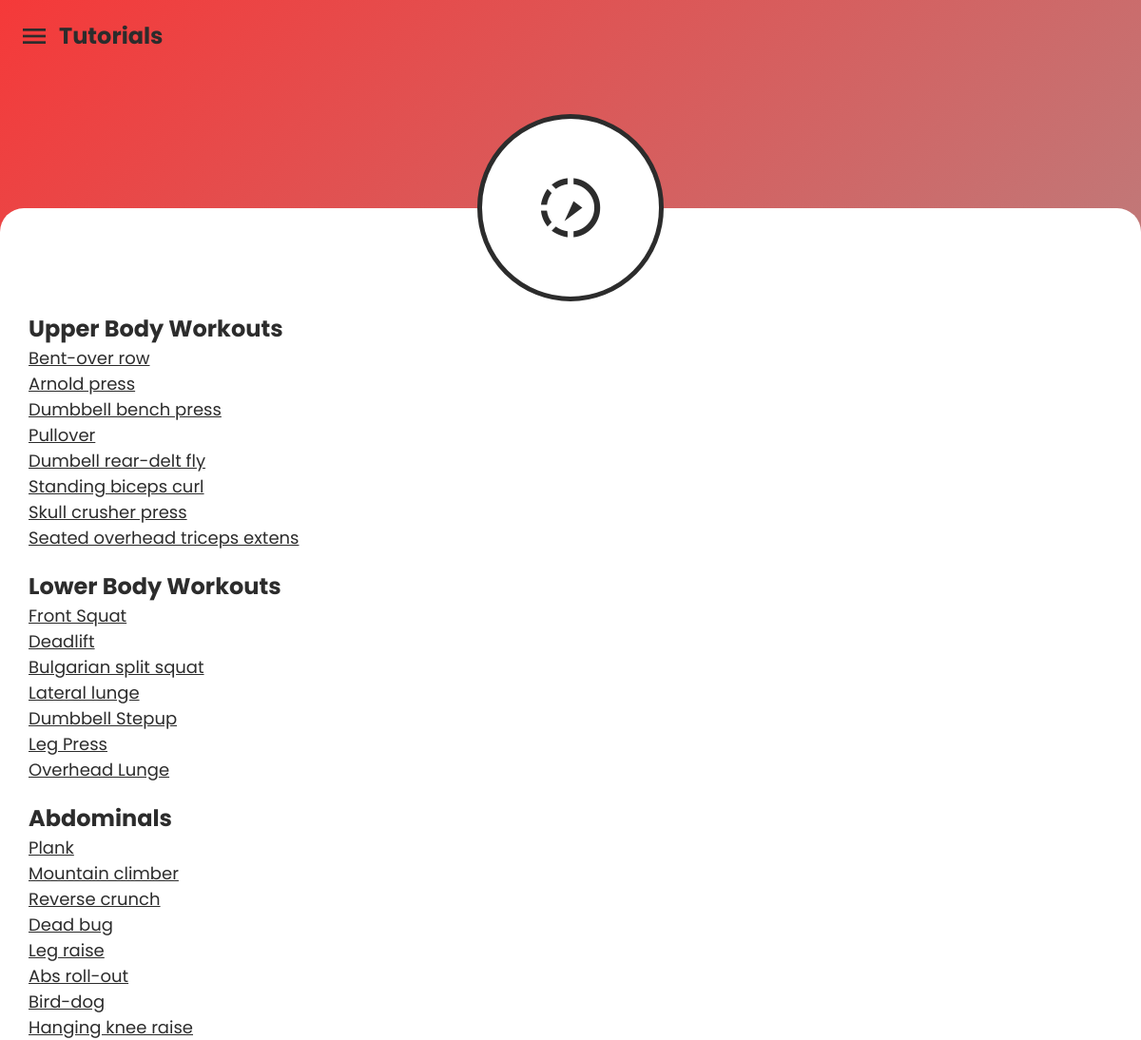
/mobile/pages/tutorial.php, run on an earlier commit of the app's database.
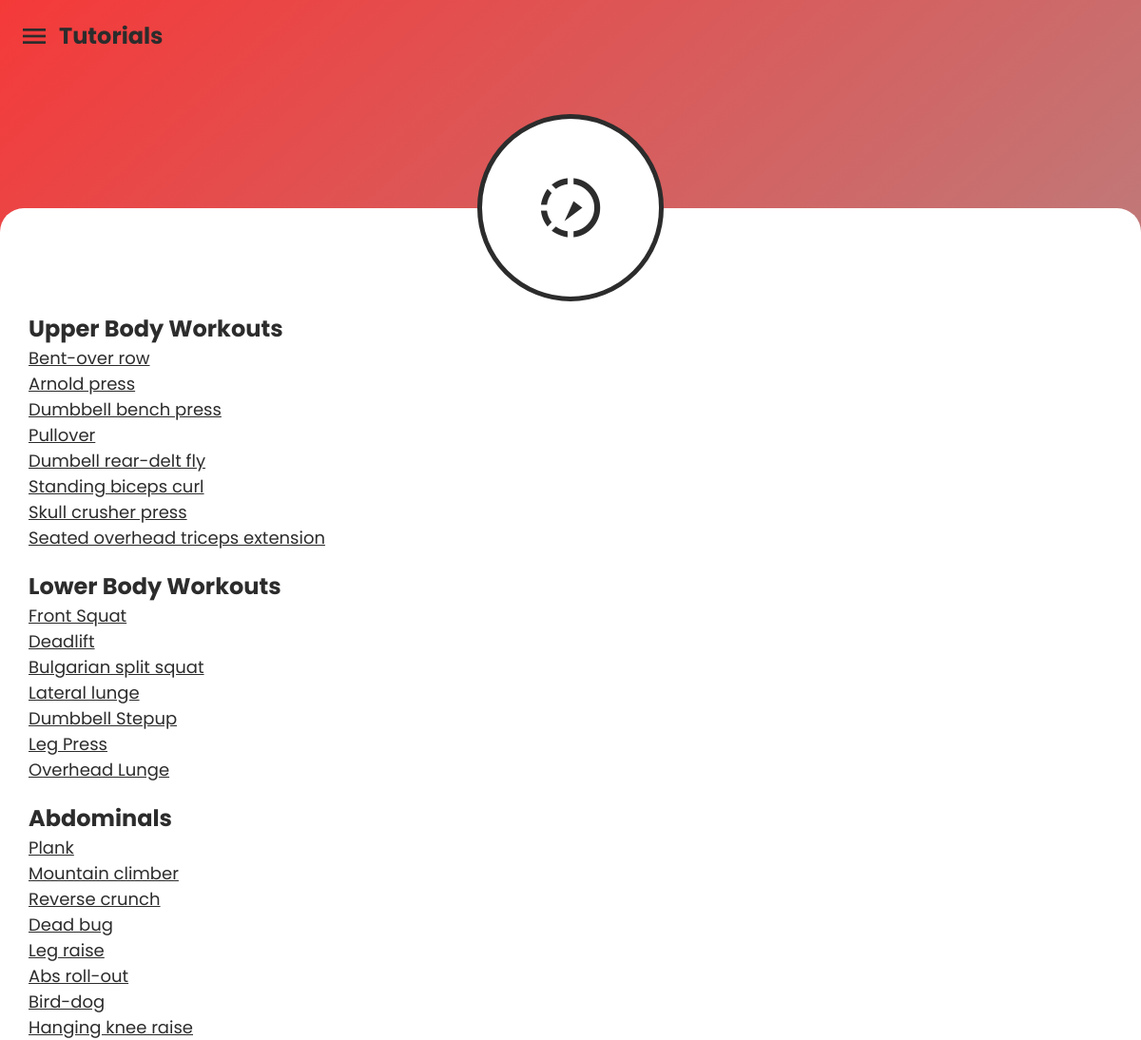
And on a later commit of the database.
### tables this page shows
CREATE TABLE `routines` (
  `routine_id` int(11) NOT NULL,
  `routine_name` varchar(100) NOT NULL,
  `routine_link` varchar(9999) DEFAULT NULL,
  `routine_type` enum('Upper Body','Lower Body','Abdominal') DEFAULT NULL,
  `routine_reps` int(11) DEFAULT NULL,
  `routine_sets` int(11) DEFAULT NULL
);

### mobile/pages/tutorial.php (the view, shortened to what this page needs)
<!DOCTYPE html>
<html lang="en">
<head>
  <link rel="stylesheet" href="./../css/default.css">
</head>
<body>
  <main>
    <div class="menu">
      <i class="material-icons" style="font-size: 32px;" id="menu">menu</i>
      <h2>Tutorials</h2>
    </div>
    <div class="icon-div">
      <div class="icon-cont">
        <i class="material-icons">slow_motion_video</i>
      </div>
    </div>
    <div class="main-cont">
      <div class="tutorial-content">
        <div class="cont">
          <h2>Upper Body Workouts</h2>
          <?php
          $sql = "SELECT * FROM routines WHERE routine_type = 'Upper Body'";
          $res = mysqli_query($con, $sql);
          if($res) {
            while($row = mysqli_fetch_assoc($res)) {
          ?>
          <a href="<?= $row["routine_link"] ?>"><?= $row["routine_name"] ?></a>
          <?php
            }
          }
          ?>
        </div>
        <div class="cont">
          <h2>Lower Body Workouts</h2>
          <?php
          $sql = "SELECT * FROM routines WHERE routine_type = 'Lower Body'";
          $res = mysqli_query($con, $sql);
          if($res) {
            while($row = mysqli_fetch_assoc($res)) {
          ?>
          <a href="<?= $row["routine_link"] ?>"><?= $row["routine_name"] ?></a>
          <?php
            }
          }
          ?>
        </div>
        <div class="cont">
          <h2>Abdominals</h2>
          <?php
          $sql = "SELECT * FROM routines WHERE routine_type = 'Abdominal'";
          $res = mysqli_query($con, $sql);
          if($res) {
            while($row = mysqli_fetch_assoc($res)) {
          ?>
          <a href="<?= $row["routine_link"] ?>"><?= $row["routine_name"] ?></a>
          <?php
            }
          }
          ?>
        </div>
      </div>
    </div>
  </main>
</body>
</html>

### mobile/css/default.css (style rules this page uses)
html, body { margin: 0; font-family: 'Poppins', sans-serif; background: #bdc3c7; background: -webkit-gradient(linear, left top, right bottom, from(#f53939), to(#a0a0a0)); background: linear-gradient(to bottom right, #f53939, #a0a0a0); color: #2c2c2c; }
a { text-decoration: none; color: #2c2c2c; font-weight: 400; -webkit-transition: .3s; transition: .3s; }
p, h1, h2, h3, h4, h5, h6 { margin: 0 !important; }
*, *:before, *:after { -webkit-box-sizing: border-box; box-sizing: border-box; }
body, html { height: 100%; -webkit-tap-highlight-color: rgba(0, 0, 0, 0); -webkit-tap-highlight-color: transparent; }
main { overflow-x: hidden; width: 100vw; height: 100vh; position: relative; }
main .menu { padding-top: 20px; padding-left: 20px; display: -webkit-box; display: -ms-flexbox; display: flex; -webkit-box-align: center; -ms-flex-align: center; align-items: center; z-index: 3; }
main .menu h2 { padding-left: 10px; }
main .icon-div { width: 100%; display: -webkit-box; display: -ms-flexbox; display: flex; -webkit-box-pack: center; -ms-flex-pack: center; justify-content: center; -webkit-box-align: center; -ms-flex-align: center; align-items: center; position: absolute; top: 11vh; z-index: 2; }
main .icon-div .icon-cont { height: 18vh; width: 18vh; background: white; border-radius: 100%; border: 5px solid #2c2c2c; display: -webkit-box; display: -ms-flexbox; display: flex; -webkit-box-pack: center; -ms-flex-pack: center; justify-content: center; -webkit-box-align: center; -ms-flex-align: center; align-items: center; }
main .icon-div .icon-cont i { font-size: 75px; }
main .main-cont { padding-bottom: 0 !important; padding-top: 0 !important; padding: 30px; background: white; background-attachment: fixed; position: absolute; width: 100%; min-height: 80vh; top: 20vh; border-radius: 25px 25px 0 0; }

### mobile/pages/tutorial.php (style rules this page uses)
.tutorial-content { margin-top: 10vh; }
.cont { display: flex; flex-direction: column; margin-bottom: 20px; }
a { text-decoration: underline; font-size: 18px; }

What changed in the data, as far as the page shows it:
changed routines: routine_name "Seated overhead triceps extens" → "Seated overhead triceps extension"
